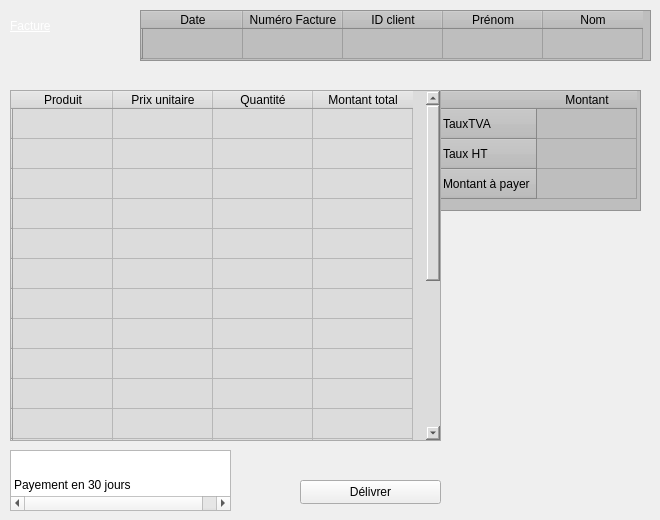
    <widget class="QWidget" name="facturepage">
     <attribute name="title">
      <string>Factures</string>
     </attribute>
     <widget class="QTableWidget" name="tableWidgetdevid_2">
      <property name="geometry">
       <rect>
        <x>140</x>
        <y>10</y>
        <width>511</width>
        <height>51</height>
       </rect>
      </property>
      <property name="styleSheet">
       <string notr="true">background-color: rgb(190, 190, 190);</string>
      </property>
      <row>
       <property name="text">
        <string/>
       </property>
      </row>
      <column>
       <property name="text">
        <string>Date</string>
       </property>
      </column>
      <column>
       <property name="text">
        <string>Numéro Facture</string>
       </property>
      </column>
      <column>
       <property name="text">
        <string>ID client</string>
       </property>
      </column>
      <column>
       <property name="text">
        <string>Prénom</string>
       </property>
      </column>
      <column>
       <property name="text">
        <string>Nom</string>
       </property>
      </column>
      <item row="0" column="0">
       <property name="text">
        <string/>
       </property>
      </item>
     </widget>
     <widget class="QTableWidget" name="tableWidget_3">
      <property name="geometry">
       <rect>
        <x>440</x>
        <y>90</y>
        <width>201</width>
        <height>121</height>
       </rect>
      </property>
      <property name="styleSheet">
       <string notr="true">background-color: rgb(190, 190, 190);</string>
      </property>
      <row>
       <property name="text">
        <string>TauxTVA</string>
       </property>
      </row>
      <row>
       <property name="text">
        <string>Taux HT</string>
       </property>
      </row>
      <row>
       <property name="text">
        <string>Montant à payer</string>
       </property>
      </row>
      <column>
       <property name="text">
        <string>Montant</string>
       </property>
      </column>
     </widget>
     <widget class="QTableWidget" name="tableWidgetdevprod_2">
      <property name="geometry">
       <rect>
        <x>10</x>
        <y>90</y>
        <width>431</width>
        <height>351</height>
       </rect>
      </property>
      <property name="maximumSize">
       <size>
        <width>16777215</width>
        <height>16777215</height>
       </size>
      </property>
      <property name="styleSheet">
       <string notr="true">background-color: rgb(220, 220, 220);</string>
      </property>
      <property name="autoScrollMargin">
       <number>20</number>
      </property>
      <property name="showGrid">
       <bool>true</bool>
      </property>
      <property name="gridStyle">
       <enum>Qt::CustomDashLine</enum>
      </property>
      <property name="rowCount">
       <number>20</number>
      </property>
      <property name="columnCount">
       <number>4</number>
      </property>
      <attribute name="horizontalHeaderCascadingSectionResizes">
       <bool>false</bool>
      </attribute>
      <row>
       <property name="text">
        <string/>
       </property>
      </row>
      <row>
       <property name="text">
        <string/>
       </property>
      </row>
      <row>
       <property name="text">
        <string/>
       </property>
      </row>
      <row>
       <property name="text">
        <string/>
       </property>
      </row>
      <row>
       <property name="text">
        <string/>
       </property>
      </row>
      <row>
       <property name="text">
        <string/>
       </property>
      </row>
      <row>
       <property name="text">
        <string/>
       </property>
      </row>
      <row>
       <property name="text">
        <string/>
       </property>
      </row>
      <row>
       <property name="text">
        <string/>
       </property>
      </row>
      <row>
       <property name="text">
        <string/>
       </property>
      </row>
      <row>
       <property name="text">
        <string/>
       </property>
      </row>
      <row>
       <property name="text">
        <string/>
       </property>
      </row>
      <row>
       <property name="text">
        <string/>
       </property>
      </row>
      <row>
       <property name="text">
        <string/>
       </property>
      </row>
      <row>
       <property name="text">
        <string/>
       </property>
      </row>
      <row>
       <property name="text">
        <string/>
       </property>
      </row>
      <row>
       <property name="text">
        <string/>
       </property>
      </row>
      <row>
       <property name="text">
        <string/>
       </property>
      </row>
      <row>
       <property name="text">
        <string/>
       </property>
      </row>
      <row>
       <property name="text">
        <string/>
       </property>
      </row>
      <column>
       <property name="text">
        <string>Produit</string>
       </property>
      </column>
      <column>
       <property name="text">
        <string>Prix unitaire</string>
       </property>
      </column>
      <column>
       <property name="text">
        <string>Quantité</string>
       </property>
      </column>
      <column>
       <property name="text">
        <string>Montant total</string>
       </property>
      </column>
     </widget>
     <widget class="QLabel" name="label_11">
      <property name="geometry">
       <rect>
        <x>10</x>
        <y>10</y>
        <width>91</width>
        <height>31</height>
       </rect>
      </property>
      <property name="styleSheet">
       <string notr="true">text-decoration: underline;
font: 900 18pt &quot;Segoe UI Black&quot;;
color: rgb(255, 255, 255);</string>
      </property>
      <property name="text">
       <string>Facture</string>
      </property>
     </widget>
     <widget class="QPushButton" name="pushFacture">
      <property name="geometry">
       <rect>
        <x>300</x>
        <y>480</y>
        <width>141</width>
        <height>24</height>
       </rect>
      </property>
      <property name="text">
       <string>Délivrer</string>
      </property>
     </widget>
     <widget class="QListWidget" name="listWidget">
      <property name="geometry">
       <rect>
        <x>10</x>
        <y>450</y>
        <width>221</width>
        <height>61</height>
       </rect>
      </property>
      <item>
       <property name="text">
        <string>Conditions de réglements</string>
       </property>
       <property name="font">
        <font>
         <family>Segoe UI Light</family>
         <pointsize>14</pointsize>
        </font>
       </property>
       <property name="background">
        <brush brushstyle="NoBrush">
         <color alpha="255">
          <red>190</red>
          <green>190</green>
          <blue>190</blue>
         </color>
        </brush>
       </property>
       <property name="foreground">
        <brush brushstyle="HorPattern">
         <color alpha="255">
          <red>255</red>
          <green>255</green>
          <blue>255</blue>
         </color>
        </brush>
       </property>
      </item>
      <item>
       <property name="text">
        <string>Payement en 30 jours</string>
       </property>
      </item>
     </widget>
    </widget>
